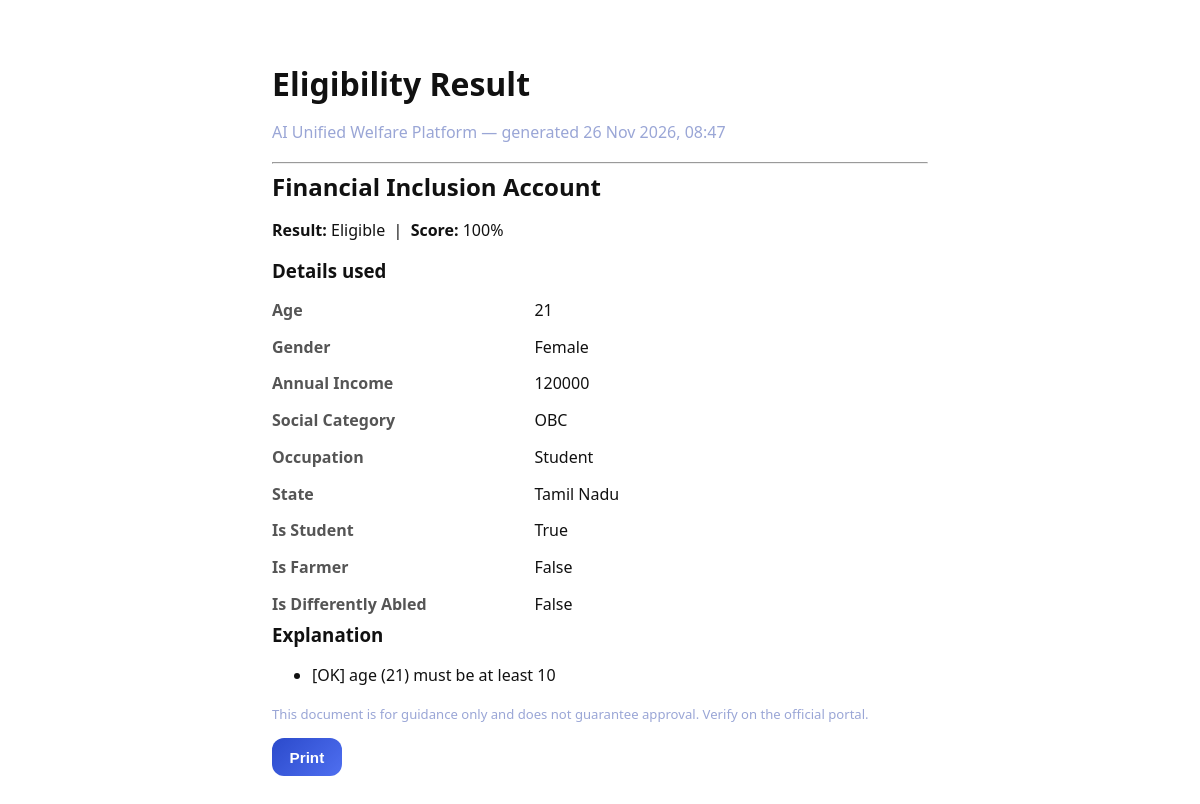
The app's page /eligibility/1/print (signed in) with its own data.
### models.py (models this page shows, shortened)
class EligibilityCheck(db.Model):
    __tablename__ = "eligibility_checks"
    id = db.Column(db.Integer, primary_key=True)
    user_id = db.Column(db.Integer, db.ForeignKey("users.id"), nullable=False, index=True)
    scheme_id = db.Column(db.Integer, db.ForeignKey("schemes.id"), nullable=False, index=True)
    result = db.Column(db.String(30), nullable=False)
    score = db.Column(db.Integer, default=0)
    reasons = db.Column(db.Text)
    input_snapshot = db.Column(db.Text)   # JSON of the values used
    checked_at = db.Column(db.DateTime, default=_now)
    scheme = db.relationship("Scheme", lazy=True)
    def reasons_list(self):
        return [r for r in (self.reasons or "").split("\n") if r]

class Scheme(db.Model):
    __tablename__ = "schemes"
    id = db.Column(db.Integer, primary_key=True)
    scheme_name = db.Column(db.String(150), nullable=False)
    category = db.Column(db.String(60), nullable=False, index=True)
    description = db.Column(db.Text, nullable=False)
    benefits = db.Column(db.Text)
    official_url = db.Column(db.String(255))
    required_documents = db.Column(db.Text)   # comma-separated list
    is_active = db.Column(db.Boolean, default=True)
    created_at = db.Column(db.DateTime, default=_now)
    updated_at = db.Column(db.DateTime, default=_now, onupdate=_now)
    rules = db.relationship("EligibilityRule", backref="scheme", lazy=True,
                            cascade="all, delete-orphan")

### routes/eligibility.py (the view)
@eligibility_bp.route("/<int:check_id>/print")
@login_required
def print_view(check_id):
    check = owned_or_404(EligibilityCheck.query.get(check_id))
    snapshot = {}
    if check.input_snapshot:
        try:
            snapshot = json.loads(check.input_snapshot)
        except (ValueError, TypeError):
            snapshot = {}
    return render_template("eligibility/print.html", check=check, snapshot=snapshot)

### models.py (called while the page is built)
    @property
    def is_admin(self):
        return self.role == "admin"

    @property
    def is_active(self):
        return bool(self.account_active)

### services/common.py (called while the page is built)
def owned_or_404(obj):
    if obj is None:
        abort(404)
    if getattr(current_user, "is_admin", False):
        return obj
    if getattr(obj, "user_id", None) != current_user.id:
        abort(404)
    return obj

### templates/eligibility/print.html (shortened to what this page needs)
<!doctype html>
<html lang="en">
<head>
  <link rel="stylesheet" href="{{ url_for('static', filename='css/style.css') }}">
</head>
<body class="print-body">
  <div class="print-sheet">
    <h1>Eligibility Result</h1>
    <p class="muted">AI Unified Welfare Platform — generated
       {{ check.checked_at.strftime('%d %b %Y, %H:%M') }}</p>
    <hr>
    <h2>{{ check.scheme.scheme_name if check.scheme else 'Scheme' }}</h2>
    <p><strong>Result:</strong> {{ check.result }} &nbsp;|&nbsp;
       <strong>Score:</strong> {{ check.score }}%</p>
    <h3>Details used</h3>
    <table class="kv">
      {% for k, v in snapshot.items() %}
        <tr><th>{{ k|replace('_',' ')|title }}</th><td>{{ v }}</td></tr>
      {% endfor %}
    </table>
    <h3>Explanation</h3>
    <ul>{% for r in check.reasons_list() %}<li>{{ r }}</li>{% endfor %}</ul>
    <p class="hint">This document is for guidance only and does not guarantee
       approval. Verify on the official portal.</p>
    <button class="btn no-print" onclick="window.print()">Print</button>
  </div>
</body>
</html>

### static/css/style.css (style rules this page uses)
:root { --navy: #0b1437; --navy-2: #14205a; --royal: #2b4acb; --royal-light: #4f6ff0; --cyan: #22d3ee; --cyan-deep: #0891b2; --ink: #0f172a; --text: #e8ecff; --muted: #9aa6d6; --card: rgba(255, 255, 255, 0.06); --card-border: rgba(255, 255, 255, 0.12); --ok: #34d399; --warn: #fbbf24; --danger: #f87171; --radius: 16px; --shadow: 0 10px 40px rgba(0, 0, 0, 0.35); }
* { box-sizing: border-box; }
html { scroll-behavior: smooth; }
body { margin: 0; font-family: "Segoe UI", system-ui, -apple-system, Roboto, Arial, sans-serif; color: var(--text); background: radial-gradient(1200px 600px at 10% -10%, #1b2a6b 0%, transparent 60%), radial-gradient(900px 500px at 100% 0%, #0b6b7a 0%, transparent 55%), var(--navy); min-height: 100vh; line-height: 1.6; }
h1, h2, h3 { line-height: 1.25; margin: 0 0 .6rem; }
.btn { display: inline-flex; align-items: center; gap: .45rem; cursor: pointer; background: linear-gradient(135deg, var(--royal), var(--royal-light)); color: #fff; border: none; padding: .65rem 1.1rem; border-radius: 12px; font-size: .95rem; font-weight: 600; transition: transform .08s, box-shadow .2s; }
.hint { color: var(--muted); font-size: .82rem; }
.muted { color: var(--muted); }
.kv { width: 100%; border-collapse: collapse; }
.kv th { text-align: left; color: var(--muted); font-weight: 600; padding: .35rem .5rem .35rem 0; width: 40%; vertical-align: top; }
.kv td { padding: .35rem 0; }
.print-body { background: #fff; color: #111; }
.print-sheet { max-width: 720px; margin: 2rem auto; padding: 2rem; }
.print-sheet .kv th { color: #555; }

### records on screen
EligibilityCheck: checked_at "26 Nov 2026, 08:47", result "Eligible", score "100", reasons "[OK] age (21) must be at least 10"
Scheme: scheme "Financial Inclusion Account"

### other values on screen
{{ k|replace('_',' ')|title }} "Age" "Gender" "Annual Income" "Social Category" "Occupation" "State" "Is Student" "Is Farmer" "Is Differently Abled"
{{ v }} "21" "Female" "120000" "OBC" "Student" "Tamil Nadu" "True" "False" "False"
